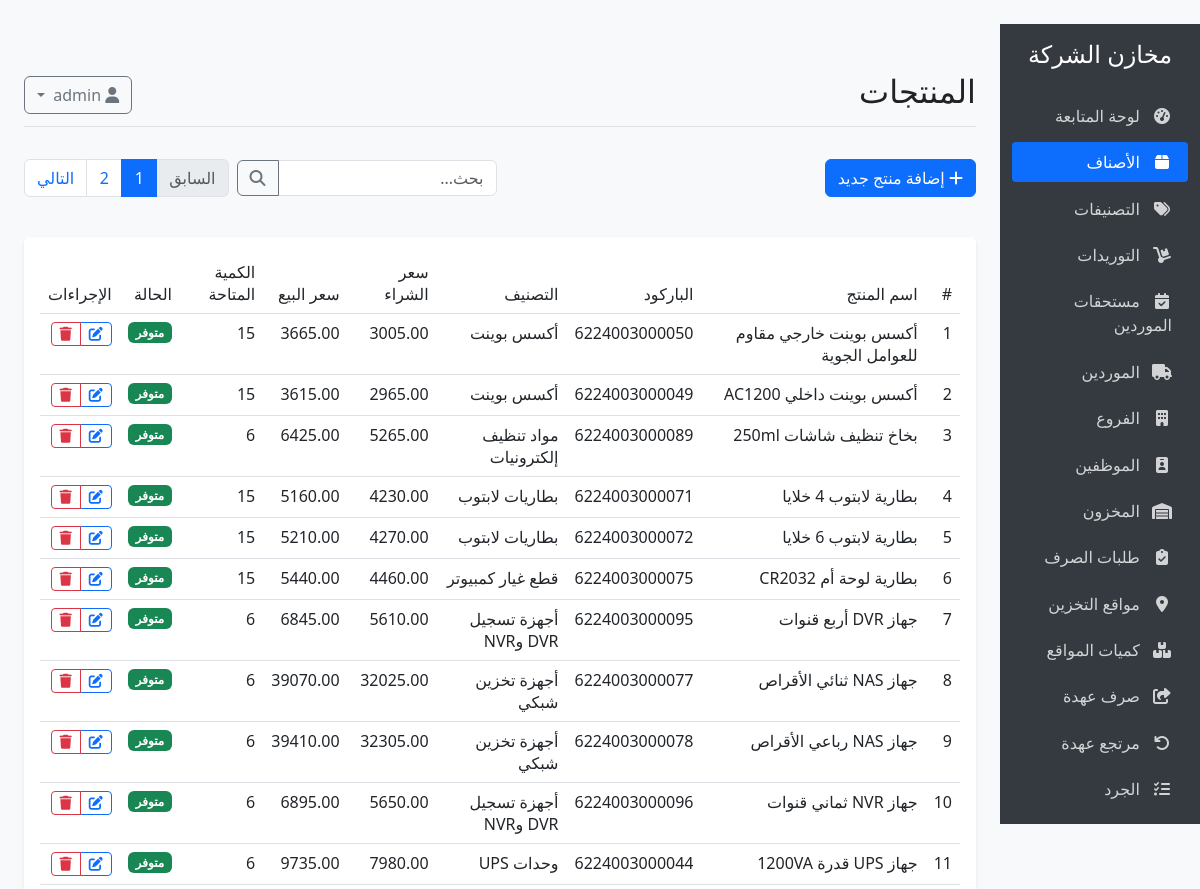
Before: /products (signed in, upper part) with the older database file.
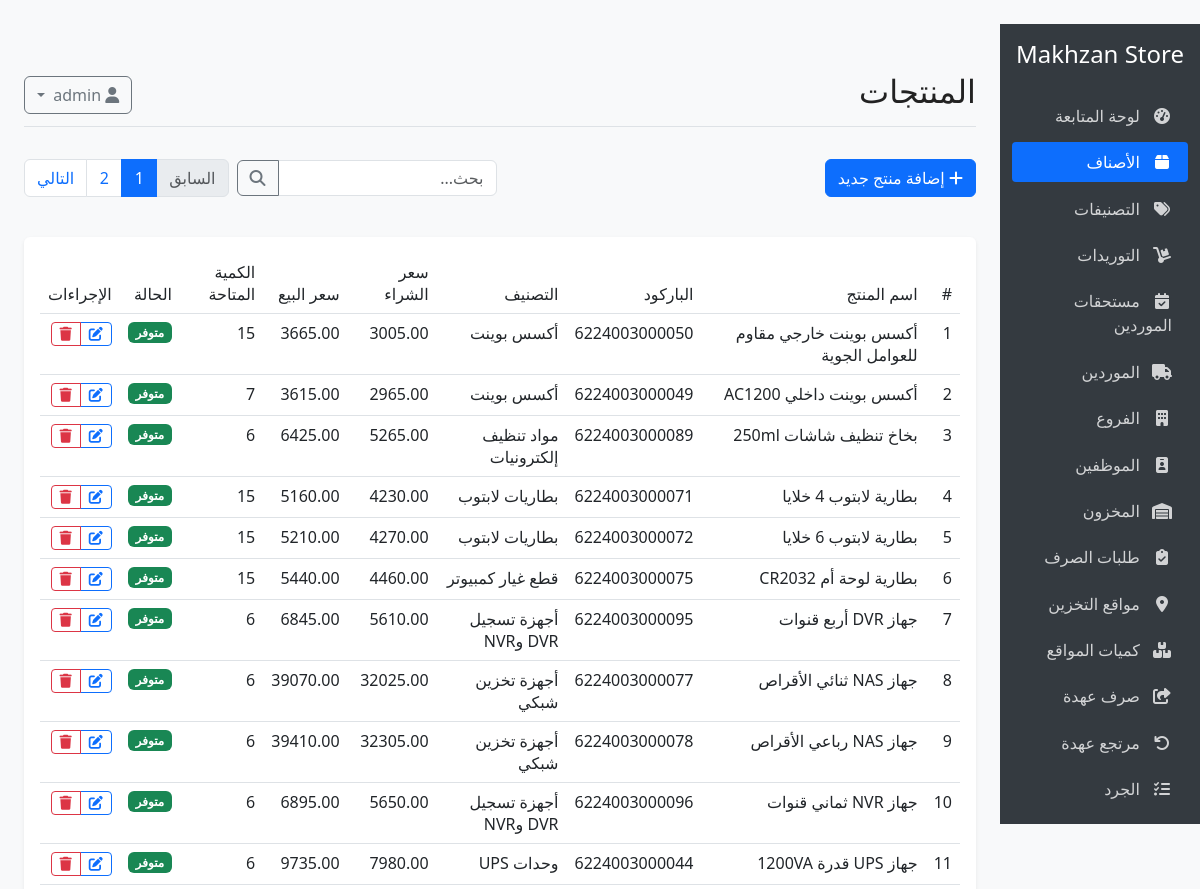
After: the same page with the newer database file.
### models.py (models this page shows, shortened)
class Product(db.Model):
    __tablename__ = 'products'
    id = db.Column(db.Integer, primary_key=True)
    name = db.Column(db.String(100), nullable=False)
    description = db.Column(db.Text, nullable=True)
    barcode = db.Column(db.String(50), unique=True, nullable=True)
    sku = db.Column(db.String(50), unique=True, nullable=True)
    purchase_price = db.Column(db.Float, nullable=False, default=0)
    sale_price = db.Column(db.Float, nullable=False, default=0)
    min_quantity = db.Column(db.Integer, default=0)
    category_id = db.Column(db.Integer, db.ForeignKey('categories.id'), nullable=True)
    created_at = db.Column(db.DateTime, default=datetime.utcnow)
    updated_at = db.Column(db.DateTime, default=datetime.utcnow, onupdate=datetime.utcnow)
    inventory = db.relationship('Inventory', backref='product', uselist=False, lazy=True)
    purchase_items = db.relationship('PurchaseItem', backref='product', lazy=True)
    sale_items = db.relationship('SaleItem', backref='product', lazy=True)

class Inventory(db.Model):
    __tablename__ = 'inventory'
    id = db.Column(db.Integer, primary_key=True)
    product_id = db.Column(db.Integer, db.ForeignKey('products.id'), nullable=False, unique=True)
    quantity = db.Column(db.Integer, nullable=False, default=0)
    last_updated = db.Column(db.DateTime, default=datetime.utcnow, onupdate=datetime.utcnow)

class Category(db.Model):
    __tablename__ = 'categories'
    id = db.Column(db.Integer, primary_key=True)
    name = db.Column(db.String(100), nullable=False)
    description = db.Column(db.Text, nullable=True)
    notes = db.Column(db.Text, nullable=True)
    products = db.relationship('Product', backref='category', lazy=True)

class Setting(db.Model):
    __tablename__ = 'settings'
    id = db.Column(db.Integer, primary_key=True)
    key = db.Column(db.String(50), unique=True, nullable=False)
    value = db.Column(db.Text, nullable=True)

### app.py (the view)
@app.route('/products')
@login_required
def products():
    products_page = Product.query.options(joinedload(Product.category), joinedload(Product.inventory)).order_by(Product.name).paginate(
        page=request.args.get('page', 1, type=int),
        per_page=50,
        error_out=False
    )
    return render_template('products/index.html', products=products_page.items, products_page=products_page)

### app.py (called while the page is built)
def user_permissions(user):
    if not user or not user.is_authenticated:
        return set()
    if user.role == 'admin':
        return set(ALL_PERMISSION_CODES)
    permissions = set(ROLE_DEFAULT_PERMISSIONS.get(user.role, set()))
    permissions.update(parse_permissions(getattr(user, 'custom_permissions', None)))
    return permissions

def has_permission(permission_code):
    if not permission_code:
        return current_user.is_authenticated
    return permission_code in user_permissions(current_user)

@app.before_request
def enforce_endpoint_permissions():
    if request.endpoint in (None, 'static', 'login', 'logout'):
        return None
    permission_code = ENDPOINT_PERMISSIONS.get(request.endpoint)
    if permission_code and current_user.is_authenticated and not has_permission(permission_code):
        flash('ليس لديك صلاحية الوصول لهذه الصفحة أو تنفيذ هذا الإجراء.', 'danger')
        return redirect(url_for('index'))
    return None

@login_manager.user_loader
def load_user(user_id):
    user = User.query.get(int(user_id))
    if user and not user.is_active:
        return None
    return user

### templates/products/index.html (shortened to what this page needs)
{% extends "base.html" %}
{% block header %}المنتجات{% endblock %}
{% block content %}
<div class="d-flex justify-content-between align-items-center mb-4">
    <div>
        {% if can('products.manage') %}
        <a href="{{ url_for('add_product') }}" class="btn btn-primary">
            <i class="fas fa-plus"></i> إضافة منتج جديد
        </a>
        {% endif %}
    </div>
    <div class="d-flex table-toolbar">
        <div class="input-group table-search-group">
            <input type="text" id="searchInput" class="form-control table-search-input" placeholder="بحث...">
            <button class="btn btn-outline-secondary" type="button">
                <i class="fas fa-search"></i>
            </button>
        </div>
        {% if products_page is defined %}
        {% set page_obj = products_page %}
        {% include "partials/pagination.html" %}
        {% endif %}
    </div>
</div>
<div class="card">
    <div class="card-body">
        <div class="table-responsive">
            <table class="table table-hover" id="productsTable">
                <thead>
                    <tr>
                        <th>#</th>
                        <th>اسم المنتج</th>
                        <th>الباركود</th>
                        <th>التصنيف</th>
                        <th>سعر الشراء</th>
                        <th>سعر البيع</th>
                        <th>الكمية المتاحة</th>
                        <th>الحالة</th>
                        <th>الإجراءات</th>
                    </tr>
                </thead>
                <tbody>
                    {% for product in products %}
                    <tr>
                        <td>{{ loop.index }}</td>
                        <td>{{ product.name }}</td>
                        <td>{{ product.barcode or '-' }}</td>
                        <td>{{ product.category.name if product.category else 'بدون تصنيف' }}</td>
                        {% if can('products.manage') %}
                        <td>{{ "%.2f"|format(product.purchase_price) }}</td>
                        {% else %}
                        <td>-</td>
                        {% endif %}
                        <td>{{ "%.2f"|format(product.sale_price) }}</td>
                        <td>{{ product.inventory.quantity if product.inventory else 0 }}</td>
                        <td>
                            {% if product.inventory and product.inventory.quantity <= 0 %}
                            <span class="badge bg-danger">نفذت الكمية</span>
                            {% elif product.inventory and product.inventory.quantity <= product.min_quantity %}
                            <span class="badge bg-warning">منخفضة</span>
                            {% else %}
                            <span class="badge bg-success">متوفر</span>
                            {% endif %}
                        </td>
                        <td>
                            {% if can('products.manage') %}
                            <div class="btn-group">
                                <a href="{{ url_for('edit_product', id=product.id) }}" class="btn btn-sm btn-outline-primary">
                                    <i class="fas fa-edit"></i>
                                </a>
                                <button type="button" class="btn btn-sm btn-outline-danger" data-bs-toggle="modal" data-bs-target="#deleteModal{{ product.id }}">
                                    <i class="fas fa-trash"></i>
                                </button>
                            </div>
                            {% endif %}
                        </td>
                    </tr>
                    {% else %}
                    <tr>
                        <td colspan="9" class="text-center">لا توجد منتجات</td>
                    </tr>
                    {% endfor %}
                </tbody>
            </table>
        </div>
    </div>
</div>
{% endblock %}

### templates/base.html (shortened to what this page needs)
﻿<!DOCTYPE html>
<html lang="ar" dir="rtl">
<head>
    <link rel="stylesheet" href="https://cdn.jsdelivr.net/npm/bootstrap@5.3.0/dist/css/bootstrap.rtl.min.css">
    <link rel="stylesheet" href="https://cdnjs.cloudflare.com/ajax/libs/font-awesome/6.4.0/css/all.min.css">
    <link id="theme-style" rel="stylesheet" href="{{ url_for('static', filename='css/' + (settings.get('theme', 'light') if settings else 'light') + '.css') }}">
</head>
<body>
    <div class="container-fluid">
        <div class="row">
            <div class="col-md-3 col-lg-2 d-md-block sidebar collapse">
                <div class="position-sticky pt-3">
                    <div class="text-center mb-4">
                        <h4>{{ settings['store_name'] if settings and settings.get('store_name') else 'مخازن الشركة' }}</h4>
                    </div>
                    <ul class="nav flex-column">
                        {% for permission, href, icon, label in nav_items %}
                            {% if can(permission) %}
                            <li class="nav-item">
                                <a class="nav-link {% if request.path == href or (href != '/' and request.path.startswith(href)) %}active{% endif %}" href="{{ href }}">
                                    <i class="{{ icon }}"></i> {{ label }}
                                </a>
                            </li>
                            {% endif %}
                        {% endfor %}
                    </ul>
                </div>
            </div>
            <main class="col-md-9 ms-sm-auto col-lg-10 px-md-4 main-content">
                <div class="d-flex justify-content-between flex-wrap flex-md-nowrap align-items-center pt-3 pb-2 mb-3 border-bottom">
                    <h1 class="h2">{% block header %}{% endblock %}</h1>
                    <div class="btn-toolbar mb-2 mb-md-0">
                        <div class="dropdown">
                            <button class="btn btn-outline-secondary dropdown-toggle" type="button" id="userDropdown" data-bs-toggle="dropdown" aria-expanded="false">
                                <i class="fas fa-user"></i>
                            </button>
                        </div>
                    </div>
                </div>
                {% block content %}{% endblock %}
            </main>
        </div>
    </div>
</body>
</html>

Changed rows visible on the page:
added Setting: value "Makhzan Store"
changed through a linked row, Product "أكسس بوينت داخلي AC1200": inventory "15" → "7"
Other visible differences:
text no longer shown: "مخازن الشركة"
